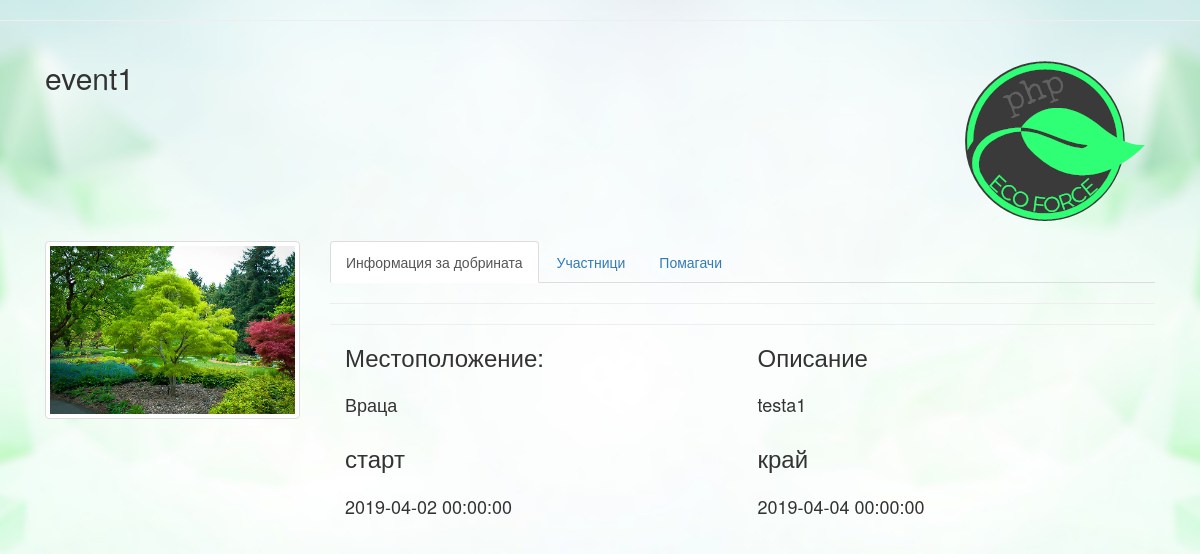
/single_event.php?event_id=1, run on the app's committed database.
### tables this page shows
CREATE TABLE `events` (
  `id` int(11) NOT NULL,
  `user_id` int(11) DEFAULT NULL,
  `picture` varchar(255) NOT NULL,
  `title` varchar(255) DEFAULT NULL,
  `description` text,
  `is_successfully` int(11) DEFAULT NULL,
  `start_at` datetime DEFAULT NULL,
  `ends_at` datetime DEFAULT NULL,
  `location_id` int(11) DEFAULT NULL,
  `score` int(11) NOT NULL,
  `is_active` int(11) DEFAULT NULL
);

CREATE TABLE `locations` (
  `id` int(11) NOT NULL,
  `location` varchar(255) NOT NULL
);

### single_event.php (the view, shortened to what this page needs)
<?php
include "includes/connection.php";
$sql = "SELECT e.id, `description`, loc.location, e.picture, `title`, `start_at`, `ends_at`, `location_id`, `user_id` FROM events e JOIN locations loc ON loc.id = e.location_id JOIN users u ON u.id = e.user_id WHERE e.id =" . $_GET['event_id'];
$result = mysqli_query($conn, $sql);
  if(mysqli_num_rows($result) > 0){
   ?>
      <?php while($row = mysqli_fetch_assoc($result)){ ?>
<!DOCTYPE html>
<html>
<link href="//maxcdn.bootstrapcdn.com/bootstrap/4.1.1/css/bootstrap.min.css" rel="stylesheet" id="bootstrap-css">
<link href="//maxcdn.bootstrapcdn.com/bootstrap/4.0.0/css/bootstrap.min.css" rel="stylesheet" id="bootstrap-css">
<head>
  <link rel="stylesheet" href="https://maxcdn.bootstrapcdn.com/bootstrap/3.3.7/css/bootstrap.min.css">
  <link rel="stylesheet" type="text/css" href="css/single_event.css">
</head>
<hr>
<body style="
  background: url(images/86583d5e25a931d.png) no-repeat center center fixed;
  -webkit-background-size: cover;
  -moz-background-size: cover;
  -o-background-size: cover;
  background-size: cover;">
<div class="container bootstrap snippet">
    <div class="row">
  		<div class="col-sm-10"><h2><?= $row['title'] ?></h2></div>
  		<div class="col-sm-2"><a href="/users" class="pull-right"><img src="images/logo_3.png" class="avatar" alt="avatar"></a></div>
    </div>
    <div class="row">
  		<div class="col-sm-3">
      <div class="text-center">
        <img src="images/<?= $row['picture'] ?>" class="avatar1 img-thumbnail" alt="avatar">
      </div></hr><br>
        </div>
    	<div class="col-sm-9">
            <ul class="nav nav-tabs">
                <li class="active"><a data-toggle="tab" href="#home">Информация за добрината</a></li>
                <li><a data-toggle="tab" href="#messages">Участници</a></li>
                <li><a data-toggle="tab" href="#helpers">Помагачи</a></li>
              </ul>
          <div class="tab-content">
            <div class="tab-pane active" id="home">
                <hr>
                  <form class="form" action="##" method="post" id="registrationForm">
                      <div class="form-group">
                          <div class="col-xs-6">
                              <label for="first_name"><h3>Местоположение:</h3></label>
                              <h4><?= $row['location'] ?></h4>
                          </div>
                      </div>
                      <div class="form-group">
                          <div class="col-xs-6">
                              <label for="phone"><h3>Описание</h3></label>
                               <h4><?= $row['description'] ?></h4>
                          </div>
                      </div>
                      <div class="form-group">
                          <div class="col-xs-6">
                             <label for="mobile"><h3>старт</h3></label>
                              <h4><?= $row['start_at'] ?></h4>
                          </div>
                      </div>
                      <div class="form-group">
                          <div class="col-xs-6">
                             <label for="mobile"><h3>край</h3></label>
                              <h4><?= $row['ends_at'] ?></h4>
                          </div>
                      </div>
              	</form>
              <hr>
             </div>
          </div>
        </div>
    </div>
                          <?php } ?>
    <?php } ?>
</body>
</html>

### data on the page
events: title "event1", picture (picture), location.location "Враца", description "testa1", start_at "2019-04-02 00:00:00", ends_at "2019-04-04 00:00:00"
